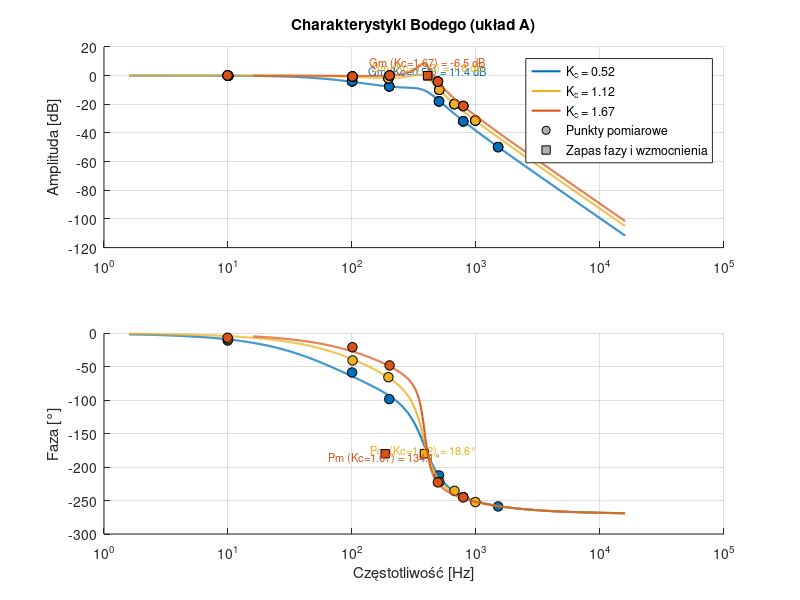
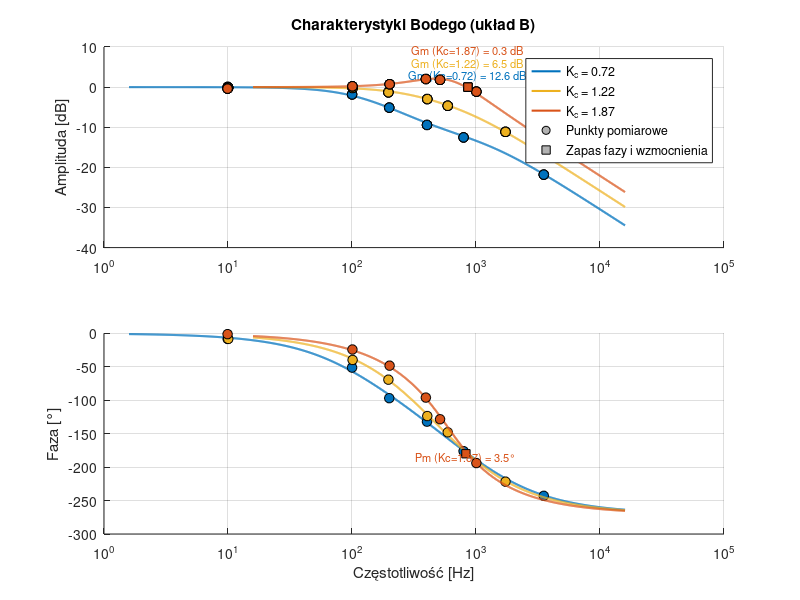

Reproduce these figures in MATLAB, in order.
%% Uklad A: 
close all;
clear all;

%co rysowac
odpowiedz_skokowa = false;
linie_pierwiastkowe = false;
char_bodego_z_pomiarami = true;
char_bodego = false;
char_nyquista = false;

K_c = [0.52 1.12 1.67];

T_i = 0.0013;
Gi = tf(1,[T_i 0]); %czlon calkujacy

w0 = 2560;
zeta = 0.37;
Go = tf(w0^2,[1 2*zeta*w0 w0^2]);

%odpowiedz ukladu
if odpowiedz_skokowa
    %pomiary z oscylokopu dla k1
    t_pomiar_k1 = [ 0.002, 0.003, 0.004, 0.005, 0.007];
    y_pomiar_k1 = [  1.2,   1.85,  2.1,   2.0,   1.8];
    %pomiary z oscylokopu dla k2
    t_pomiar_k2 = [ 0.002, 0.003, 0.004, 0.005, 0.007];
    y_pomiar_k2 = [  1.2,   1.85,  2.1,   2.0,   1.8];
    %pomiary z oscylokopu dla k3
    t_pomiar_k3 = [ 0.002, 0.003, 0.004, 0.005, 0.007];
    y_pomiar_k3 = [  1.2,   1.85,  2.1,   2.0,   1.8];

    t = 0:0.0001:0.01;
    u = zeros(size(t));
    u(t>=0.001) = 2 ; %definicja skoku
    
    figure;
    hold on;
    grid on;
    
    legend_entries = {};

    for Kc = K_c
        % --- Wewnątrz pętli dla każdego K_p ---
    
        % 1. Zdefiniuj regulator P dla BIEŻĄCEGO wzmocnienia
        Gc = tf(Kc);
    
        % 2. Zbuduj układ otwarty i zamknięty dla BIEŻĄCEGO K_p
        system_open = Gc * Gi * Go;
        system_closed = feedback(system_open, 1);
    
        % 3. Uruchom symulację
        [Y, T] = lsim(system_closed, u, t);
    
        % 4. Narysuj wynik na przygotowanym wcześniej wykresie
        plot(T, Y, 'LineWidth', 1.5); % 'LineWidth' pogrubia linię
    
        % 5. Dodaj wpis do legendy
        legend_entries{end+1} = ['K_c = ', num2str(Kc)];
    end
    legend_entries{end+1} = 'Sygnał wejściowy';
    plot(t,u,'black');
%dodanie punktow pomiarowych
    plot(t_pomiar_k1,y_pomiar_k1,'bo','MarkerSize', 6);
    legend_entries{end+1} = 'Punkty pomiarowe dla k1';
    plot(t_pomiar_k2,y_pomiar_k2,'ro','MarkerSize', 6);
    legend_entries{end+1} = 'Punkty pomiarowe dla k2';
    plot(t_pomiar_k3,y_pomiar_k3,'o','Color',[1 0.65 0],'MarkerSize', 6);
    legend_entries{end+1} = 'Punkty pomiarowe dla k3';
% Wyłącz "przytrzymywanie"
    hold off; 
    title('Odpowiedź na skok dla różnych wzmocnień K_p');
    xlabel('Czas [s]');
    ylabel('Odpowiedź wyjściowa');
    legend(legend_entries); % Stwórz legendę na podstawie zebranych etykiet
end

% Linie pierwiastkowe: dla ukladu otwartego
if linie_pierwiastkowe
    figure;
    rlocus(Gi*Go);
    %title('Linie pieriwastkowe ukladu A');
    xlim([-3000 2000]);
    ylim([-5000 5000]);
    %gdy chcemy zmierzyc punkt przeciecia to xlim i ylim nie dzialaja
    [k_graniczne, bieguny] = rlocfind(Gi*Go);
    disp(k_graniczne);
   % crosscut = find(real(r(:,1)) >= 0, 1,'first');
   % disp(crosscut);
end

% Char. Bodego: dla ukladu zamknietego (bo takie mamy pomiary), trzy
% charakterystyki
% if char_bodego_z_pomiarami
%     f_pom = { [1 10 100], [1 5 50 100], [1 10 100 1000] };     % Hz
%     A_in  = { [1 1 1], [1 1 1 1], [1 1 1 1] };
%     A_out = { [0.9 0.7 0.3], [0.95 0.8 0.4 0.2], [1 0.9 0.5 0.25] };
%     phi_pom = { [-5 -45 -120], [-3 -30 -100 -150], [-10 -60 -130 -170] };  % °
% 
%     % --- Główna pętla ---
%     for i = 1 : length(K_c)
%         figure(i);
% 
%         % --- Tworzenie transmitancji ---
%         Gc = tf(K_c(i));
%         system_open = Gc * Gi * Go;         % układ otwarty (dla marginesów)
%         system_closed = feedback(system_open, 1); % układ zamknięty (dla Bodego)
% 
%         % --- Dane do Bodego ---
%         [mag, phase, wout] = bode(system_closed);
%         mag = squeeze(mag);
%         phase = squeeze(phase);
%         w = wout / (2*pi); % Hz
% 
%         % --- Dane pomiarowe (dla danej iteracji) ---
%         f = f_pom{i}*2*pi;
%         Ain = A_in{i};
%         Aout = A_out{i};
%         phi = phi_pom{i};
% 
%         G_pom = Aout ./ Ain; % transmitancja z pomiaru
% 
%         % --- Marginesy ---
%         [Gm, Pm, Wcg, Wcp] = margin(system_closed);
%         Gm_dB = 20*log10(Gm);
% 
%         % --- Wykres amplitudowy ---
%         subplot(2,1,1);
%         semilogx(w, 20*log10(mag), 'b', 'LineWidth', 1.5); hold on;
%         semilogx(f, 20*log10(G_pom), 'ro', 'MarkerFaceColor', 'r');
%         grid on;
%         ylabel('Amplituda [dB]');
%         title(['Charakterystyka Bodego - K_c = ', num2str(K_c(i))]);
%         legend('Model', 'Pomiar', 'Location', 'Best');
% 
%         % --- Zaznaczenie zapasu wzmocnienia ---
%         if ~isnan(Wcg)
%             semilogx(Wcg/(2*pi), 0, 'ks', 'MarkerFaceColor', 'y', 'DisplayName', 'Zapas wzmocnienia');
%             text(Wcg/(2*pi), 3, sprintf('Gm = %.1f dB', Gm_dB), 'HorizontalAlignment', 'center');
%         end
% 
%         % --- Wykres fazowy ---
%         subplot(2,1,2);
%         semilogx(w, phase, 'b', 'LineWidth', 1.5); hold on;
%         semilogx(f, phi, 'ro', 'MarkerFaceColor', 'r');
%         grid on;
%         ylabel('Faza [°]');
%         xlabel('Częstotliwość [Hz]');
%         legend('Model', 'Pomiar', 'Location', 'Best');
% 
%         % --- Zaznaczenie zapasu fazy ---
%         if ~isnan(Wcp)
%             semilogx(Wcp/(2*pi), -180, 'ks', 'MarkerFaceColor', 'c', 'DisplayName', 'Zapas fazy');
%             text(Wcp/(2*pi), -165, sprintf('Pm = %.1f°', Pm), 'HorizontalAlignment', 'center');
%         end
%     end
% end

% --- Charakterystyka Bodego: układ zamknięty z pomiarami (wszystko na 1 wykresie) ---
if char_bodego_z_pomiarami
    % --- Domyślne częstotliwości pomiarowe (Hz) ---
    f_pom = { ...
    [10 100 200 500 795 1500], ...   % k3, n = 2.4
    [10 100 200 500 680 1000], ...   % k2, n = 1.7
    [10 100 200 500 800] ...         % k1, n = 0.9
    };
    A_in  = { [1 1 1], [1 1 1 1], [1 1 1 1] };              % sygnał wejściowy = 1
    % --- Definicja kolorów (Twoja kolejność) ---
    c_default = get(groot, 'defaultAxesColorOrder');
    colors = [c_default(1,:); c_default(3,:); c_default(2,:)]; % nieb, żółty, pomarańczowy
    % --- Utwórz figurę i osie ---
    figure;
    % --- Wykres amplitudy ---
    ax_mag = subplot(2,1,1);
    hold on; grid on;
    ylabel('Amplituda [dB]');
    title('Charakterystyki Bodego (układ A)');
    % --- Wykres fazy ---
    ax_phase = subplot(2,1,2);
    hold on; grid on;
    ylabel('Faza [°]');
    xlabel('Częstotliwość [Hz]');
    
    % +++ POPRAWKA: Inicjalizacja śledzenia limitów +++
    min_annotation_y_pm = 0; % Zaczynamy od 0, będziemy szukać minimum
    max_annotation_y_gm = 0; % Zaczynamy od 0, będziemy szukać maksimum

    % --- Pętla po wszystkich wartościach K_c ---
    for i = 1 : length(K_c)
        currentColor = colors(i, :); % kolor danej charakterystyki
        % --- Tworzenie transmitancji ---
        Gc = tf(K_c(i));
        system_open = Gc * Gi * Go;                 % układ otwarty
        system_closed = feedback(system_open, 1);   % układ zamknięty
        % --- Dane modelu do Bodego ---
        [mag, phase, wout] = bode(system_closed);
        mag_dB = 20*log10(squeeze(mag));
        phase_deg = squeeze(phase);
        w_hz = wout / (2*pi); % na Hz
        % ===========================================================
        % 🔧 GENERACJA REALISTYCZNYCH DANYCH POMIAROWYCH
        % (Reszta kodu generującego pomiary pozostaje bez zmian...)
        f_nom = f_pom{i}; % Hz
        Ain = A_in{i};
        rng(100 + i);
        freq_jitter_frac = 0.01; amp_rel_noise = 0.025; amp_bias = 0.00;
        phase_noise_deg = 3; phase_bias_deg = 0;
        f_meas = f_nom .* (1 + freq_jitter_frac .* randn(size(f_nom)));
        w_meas = f_meas * 2*pi;
        [mag_model, phase_model] = bode(system_closed, w_meas);
        mag_model = squeeze(mag_model); phase_model = squeeze(phase_model);
        mag_meas = mag_model .* (1 + amp_rel_noise .* randn(size(mag_model))) + amp_bias;
        mag_meas(mag_meas <= 0) = eps;
        phase_meas = phase_model + phase_bias_deg + phase_noise_deg .* randn(size(phase_model));
        f = f_meas * 2*pi;
        Aout = mag_meas .* Ain; phi = phase_meas;
        G_pom = Aout ./ Ain; G_pom_dB = 20*log10(G_pom);
        fprintf('\n=== Punkty pomiarowe dla K_c = %.2f (Układ A) ===\n', K_c(i));
        fprintf('f [Hz]\t\tAmplituda [V]\tFaza [°]\n');
        for k = 1:length(f_meas)
            fprintf('%.2f\t\t%.4f\t\t%.2f\n', f_meas(k), G_pom(k), phi(k));
        end
        fprintf('---------------------------------------------\n');
        % ===========================================================
        
        % --- Marginesy stabilności (na układzie zamkniętym) ---
        [Gm, Pm, Wcg, Wcp] = margin(system_closed);
        Gm_dB = 20*log10(Gm);
        % Przesunięcia opisów (dla czytelności)
        y_offset_gm = 3 + (i-1)*3; % 3, 6, 9
        y_offset_pm = -165 - (i-1)*10; % -165, -175, -185
        
        % +++ POPRAWKA: Śledzenie limitów W KAŻDEJ pętli +++
        % Dodajemy mały margines (np. 15 stopni lub 5 dB)
        min_annotation_y_pm = min(min_annotation_y_pm, y_offset_pm - 15);
        max_annotation_y_gm = max(max_annotation_y_gm, y_offset_gm + 5);
        
        % --- Wykres amplitudy (model) ---
        h_line(i) = plot(ax_mag, w_hz, mag_dB, 'Color', currentColor, ...
            'LineWidth', 1.5, 'DisplayName', sprintf('K_c = %.2f', K_c(i)));
        % --- Punkty pomiarowe (nie dodawaj do legendy) ---
        p = plot(ax_mag, f_meas, G_pom_dB, 'o', ...
        'MarkerEdgeColor', 'k', 'MarkerFaceColor', currentColor, ...
        'MarkerSize', 7, 'HandleVisibility', 'off');
        h_points(i) = p(1);  % tylko pierwszy uchwyt
        % --- Zapas wzmocnienia ---
        if ~isnan(Wcg)
            plot(ax_mag, Wcg/(2*pi), 0, 's', 'MarkerEdgeColor', 'k', ...
                'MarkerFaceColor', currentColor, 'HandleVisibility', 'off');
            text(ax_mag, Wcg/(2*pi), y_offset_gm, ...
                sprintf('Gm (Kc=%.2f) = %.1f dB', K_c(i), Gm_dB), ...
                'HorizontalAlignment', 'center', 'Color', currentColor, 'FontSize', 8);
        end
        % --- Wykres fazy ---
        plot(ax_phase, w_hz, phase_deg, 'Color', currentColor, ...
            'LineWidth', 1.5, 'HandleVisibility', 'off');
        plot(ax_phase, f_meas, phi, 'o', 'MarkerEdgeColor', 'k', ...
            'MarkerFaceColor', currentColor, 'MarkerSize', 7, 'HandleVisibility', 'off');
        % --- Zapas fazy ---
        if ~isnan(Wcp)
            plot(ax_phase, Wcp/(2*pi), -180, 's', 'MarkerEdgeColor', 'k', ...
                'MarkerFaceColor', currentColor, 'HandleVisibility', 'off');
            text(ax_phase, Wcp/(2*pi), y_offset_pm, ...
                sprintf('Pm (Kc=%.2f) = %.1f°', K_c(i), Pm), ...
                'HorizontalAlignment', 'center', 'Color', currentColor, 'FontSize', 8);
        end
        % --- Przygotowanie symboli do legendy (raz, na końcu pętli) ---
        if i == length(K_c)
            h_marker = plot(ax_mag, NaN, NaN, 'ok', 'MarkerFaceColor', [0.7 0.7 0.7], ...
                'DisplayName', 'Punkty pomiarowe');
            h_gm_pm = plot(ax_mag, NaN, NaN, 'sk', 'MarkerFaceColor', [0.7 0.7 0.7], ...
                'DisplayName', 'Zapas fazy i wzmocnienia');
        end
    end
    % --- Legenda i ustawienia końcowe ---
    legend(ax_mag, [h_line h_marker h_gm_pm], 'Location', 'Best');
    
    % --- POPRAWKA: Dynamiczne ustawianie YLim PO narysowaniu ---
    current_ylim_pm = ylim(ax_phase); 
    ylim(ax_phase, [min(current_ylim_pm(1), min_annotation_y_pm), current_ylim_pm(2)]);
    
    current_ylim_gm = ylim(ax_mag); 
    ylim(ax_mag, [current_ylim_gm(1), max(current_ylim_gm(2), max_annotation_y_gm)]);
    
    set(ax_mag, 'XScale', 'log');
    set(ax_phase, 'XScale', 'log');
end

%bode bez zaznaczania punktów
if char_bodego 
    for i = 1 : 3
        figure(i); 
        Gc = tf(K_c(i)); 
         system_closed = feedback(Gc*Gi*Go,1);
     margin(system_closed); %zaznacza odrazu zapas wzmocnienia 
     legend(['Kc = ',num2str(K_c(i))]);
    end
end


% Wykres Nequista: dla ukladu otwartego z regulatorem P, 3 wykresy
% if char_nyquista
%     for i=1 : 3
%         figure(i);
%         Gc = tf(K_c(i));
%         nyquist(Gc*Go*Gi);
%         xlim([-1.4,0.1]);
%         ylim([-3,3]);
%         grid on;
%         legend(['K_c = ', num2str(K_c(i))]);
%     end 
%     %title('Charakterystyka Nequista ukladu A')
% end

% Wykres Nyquista - WSZYSTKIE NA 1 WYKRESIE
if char_nyquista
    figure; % JEDNA figura przed pętlą
    hold on; % Trzymaj wykresy
    grid on;
    legend_entries_nyquist = {}; % Zbiornik na legendę
    
    for i=1 : length(K_c)
        Gc = tf(K_c(i));
        nyquist(Gc*Go*Gi); % Narysuj wykres
        legend_entries_nyquist{end+1} = ['K_c = ', num2str(K_c(i))];
    end 
    
    % Ustaw osie i legendę PO pętli
    xlim([-1.4, 0.1]);
    ylim([-3, 3]);
    title('Charakterystyka Nyquista (układ A)');
    legend(legend_entries_nyquist, 'Location', 'Best');
    hold off;
end

%% Uklad B

close all;
clear all;

%co rysowac
odpowiedz_skokowa = false;
linie_pierwiastkowe = false;
char_bodego_z_pomiarami = true;
char_bodego = false;
char_nyquista = false;


K_c = [0.72,1.22,1.87];

T_i = 0.0013;
Gi = tf(1,[T_i 0]);

T_x = 0.000342;
T_y = 0.0001;
Go = tf([-T_x 1],[T_y 1]);

%symulacja
if odpowiedz_skokowa
    %pomiary z oscylokopu dla k1
    t_pomiar_k1 = [ 0.002, 0.003, 0.004, 0.005, 0.007];
    y_pomiar_k1 = [  1.2,   1.85,  2.1,   2.0,   1.8];
    %pomiary z oscylokopu dla k2
    t_pomiar_k2 = [ 0.002, 0.003, 0.004, 0.005, 0.007];
    y_pomiar_k2 = [  1.2,   1.85,  2.1,   2.0,   1.8];
    %pomiary z oscylokopu dla k3
    t_pomiar_k3 = [ 0.002, 0.003, 0.004, 0.005, 0.007];
    y_pomiar_k3 = [  1.2,   1.85,  2.1,   2.0,   1.8];

    t = 0:0.0001:0.01;
    
    u = zeros(size(t));
    u(t>=0.001) = 2;
    
    figure;
    hold on;
    grid on;

   legend_entries = {};

    for Kc = K_c
        % --- Wewnątrz pętli dla każdego K_p ---
    
        % 1. Zdefiniuj regulator P dla BIEŻĄCEGO wzmocnienia
        Gc = tf(Kc);
    
        % 2. Zbuduj układ otwarty i zamknięty dla BIEŻĄCEGO K_p
        system_open = Gc * Gi * Go;
        system_closed = feedback(system_open, 1);
    
        % 3. Uruchom symulację
        [Y, T] = lsim(system_closed, u, t);
    
        % 4. Narysuj wynik na przygotowanym wcześniej wykresie
        plot(T, Y, 'LineWidth', 1.5); % 'LineWidth' pogrubia linię
    
        % 5. Dodaj wpis do legendy
        legend_entries{end+1} = ['K_c = ', num2str(Kc)];
    end
    legend_entries{end+1} = 'Sygnał wejściowy';
    plot(t,u,'black');
%dodanie punktow pomiarowych
    plot(t_pomiar_k1,y_pomiar_k1,'bo','MarkerSize', 6);
    legend_entries{end+1} = 'Punkty pomiarowe dla k1';
    plot(t_pomiar_k2,y_pomiar_k2,'ro','MarkerSize', 6);
    legend_entries{end+1} = 'Punkty pomiarowe dla k2';
    plot(t_pomiar_k3,y_pomiar_k3,'o','Color',[1 0.65 0],'MarkerSize', 6);
    legend_entries{end+1} = 'Punkty pomiarowe dla k3';
% Wyłącz "przytrzymywanie"
    hold off; 
    title('Odpowiedź na skok dla różnych wzmocnień K_p');
    xlabel('Czas [s]');
    ylabel('Odpowiedź wyjściowa');
    legend(legend_entries); % Stwórz legendę na podstawie zebranych etykiet
end

%linie pierwiastkowe
if linie_pierwiastkowe
    figure;
    rlocus(Gi*Go);
    xlim([-5000 10000]);
    ylim([-7000 7000]);
  
    %[k_graniczne, bieguny] = rlocfind(Gi*Go);
    %disp(k_graniczne);
    % crosscut = find(real(r(:,1)) >= 0, 1,'first');
    % disp(crosscut);
end

% Char. Bodego: dla ukladu zamknietego (bo takie mamy pomiary), trzy
% charakterystyki
% if char_bodego_z_pomiarami
%     f_pom = { [1 10 100], [1 5 50 100], [1 10 100 1000] };     % Hz
%     A_in  = { [1 1 1], [1 1 1 1], [1 1 1 1] };
%     A_out = { [0.9 0.7 0.3], [0.95 0.8 0.4 0.2], [1 0.9 0.5 0.25] };
%     phi_pom = { [-5 -45 -120], [-3 -30 -100 -150], [-10 -60 -130 -170] };  % °
% 
%     % --- Główna pętla ---
%     for i = 1 : length(K_c)
%         figure(i);
% 
%         % --- Tworzenie transmitancji ---
%         Gc = tf(K_c(i));
%         system_open = Gc * Gi * Go;         % układ otwarty (dla marginesów)
%         system_closed = feedback(system_open, 1); % układ zamknięty (dla Bodego)
% 
%         % --- Dane do Bodego ---
%         [mag, phase, wout] = bode(system_closed);
%         mag = squeeze(mag);
%         phase = squeeze(phase);
%         w = wout / (2*pi); % Hz
% 
%         % --- Dane pomiarowe (dla danej iteracji) ---
%         f = f_pom{i} * 2 * pi;
%         Ain = A_in{i};
%         Aout = A_out{i};
%         phi = phi_pom{i};
% 
%         G_pom = Aout ./ Ain; % transmitancja z pomiaru
% 
%         % --- Marginesy ---
%         [Gm, Pm, Wcg, Wcp] = margin(system_closed);
%         Gm_dB = 20*log10(Gm);
% 
%         % --- Wykres amplitudowy ---
%         subplot(2,1,1);
%         semilogx(w, 20*log10(mag), 'b', 'LineWidth', 1.5); hold on;
%         semilogx(f, 20*log10(G_pom), 'ro', 'MarkerFaceColor', 'r');
%         grid on;
%         ylabel('Amplituda [dB]');
%         title(['Charakterystyka Bodego - K_c = ', num2str(K_c(i))]);
%         legend('Model', 'Pomiar', 'Location', 'Best');
% 
%         % --- Zaznaczenie zapasu wzmocnienia ---
%         if ~isnan(Wcg)
%             semilogx(Wcg/(2*pi), 0, 'ks', 'MarkerFaceColor', 'y', 'DisplayName', 'Zapas wzmocnienia');
%             text(Wcg/(2*pi), 3, sprintf('Gm = %.1f dB', Gm_dB), 'HorizontalAlignment', 'center');
%         end
% 
%         % --- Wykres fazowy ---
%         subplot(2,1,2);
%         semilogx(w, phase, 'b', 'LineWidth', 1.5); hold on;
%         semilogx(f, phi, 'ro', 'MarkerFaceColor', 'r');
%         grid on;
%         ylabel('Faza [°]');
%         xlabel('Częstotliwość [Hz]');
%         legend('Model', 'Pomiar', 'Location', 'Best');
% 
%         % --- Zaznaczenie zapasu fazy ---
%         if ~isnan(Wcp)
%             semilogx(Wcp/(2*pi), -180, 'ks', 'MarkerFaceColor', 'c', 'DisplayName', 'Zapas fazy');
%             text(Wcp/(2*pi), -165, sprintf('Pm = %.1f°', Pm), 'HorizontalAlignment', 'center');
%         end
%     end
% end

% --- Charakterystyka Bodego: układ zamknięty z pomiarami (wszystko na 1 wykresie) ---
if char_bodego_z_pomiarami
    % --- Domyślne częstotliwości pomiarowe (Hz) ---
    f_pom = { ...
    [10 100 200 400 800 3500], ...   % k3
    [10 100 200 400 600 1750], ...   % k2
    [10 100 200 400 520 1000] ...    % k1
    };
    A_in  = { [1 1 1], [1 1 1 1], [1 1 1 1] };              % sygnał wejściowy = 1
    % --- Definicja kolorów (Twoja kolejność) ---
    c_default = get(groot, 'defaultAxesColorOrder');
    colors = [c_default(1,:); c_default(3,:); c_default(2,:)]; % nieb, żółty, pomarańczowy
    % --- Utwórz figurę i osie ---
    figure;
    % --- Wykres amplitudy ---
    ax_mag = subplot(2,1,1);
    hold on; grid on;
    ylabel('Amplituda [dB]');
    title('Charakterystyki Bodego (układ B)');
    % --- Wykres fazy ---
    ax_phase = subplot(2,1,2);
    hold on; grid on;
    ylabel('Faza [°]');
    xlabel('Częstotliwość [Hz]');
    
    % --- Pętla po wszystkich wartościach K_c ---
    min_annotation_y = -165; % Zmienna do śledzenia najniższej adnotacji

    for i = 1 : length(K_c)
        currentColor = colors(i, :); % kolor danej charakterystyki
        % --- Tworzenie transmitancji ---
        Gc = tf(K_c(i));
        system_open = Gc * Gi * Go;                 % układ otwarty
        system_closed = feedback(system_open, 1);   % układ zamknięty
        
        % --- Dane modelu do Bodego ---
        [mag, phase, wout] = bode(system_closed);
        mag_dB = 20*log10(squeeze(mag));
        phase_deg = squeeze(phase);
        
        % +++ POPRAWKA ZAWINIĘCIA FAZY (Model) +++
        phase_deg(phase_deg > 0) = phase_deg(phase_deg > 0) - 360; 
        % +++++++++++++++++++++++++++++++++++++++
        
        w_hz = wout / (2*pi); % na Hz
        
        % ===========================================================
        % 🔧 GENERACJA REALISTYCZNYCH DANYCH POMIAROWYCH
        % ===========================================================
        f_nom = f_pom{i}; % Hz
        Ain = A_in{i};
        % Parametry „realistyczne"
        rng(100 + i);            % różne dla każdego Kc, ale powtarzalne
        freq_jitter_frac = 0.01; % 1% jitter częstotliwości
        amp_rel_noise = 0.025;   % 2.5% szum amplitudy
        amp_bias = 0.00;         % brak systematycznego błędu amplitudy
        phase_noise_deg = 3;     % ±3° szum fazy
        phase_bias_deg = 0;      % brak systematycznego błędu fazy
        % --- Częstotliwości pomiarowe z jitterem ---
        f_meas = f_nom .* (1 + freq_jitter_frac .* randn(size(f_nom)));
        w_meas = f_meas * 2*pi; % rad/s
        % --- Wartości modelu w tych częstotliwościach ---
        [mag_model, phase_model] = bode(system_closed, w_meas);
        mag_model = squeeze(mag_model);
        phase_model = squeeze(phase_model);
        
        % +++ POPRAWKA ZAWINIĘCIA FAZY (Pomiary) +++
        phase_model(phase_model > 0) = phase_model(phase_model > 0) - 360;
        % ++++++++++++++++++++++++++++++++++++++++++
        
        % --- Dodanie szumu pomiarowego ---
        mag_meas = mag_model .* (1 + amp_rel_noise .* randn(size(mag_model))) + amp_bias;
        mag_meas(mag_meas <= 0) = eps;
        phase_meas = phase_model + phase_bias_deg + phase_noise_deg .* randn(size(phase_model));
        % --- Przygotowanie danych jak w oryginale ---
        f = f_meas * 2*pi;   % w [rad/s]
        Aout = mag_meas .* Ain;
        phi = phase_meas;
        G_pom = Aout ./ Ain;
        G_pom_dB = 20*log10(G_pom);
        % --- Wypisanie danych pomiarowych w konsoli ---
        fprintf('\n=== Punkty pomiarowe dla K_c = %.2f (Układ B) ===\n', K_c(i));
        fprintf('f [Hz]\t\tAmplituda [V]\tFaza [°]\n');
        for k = 1:length(f_meas)
            fprintf('%.2f\t\t%.4f\t\t%.2f\n', f_meas(k), G_pom(k), phi(k));
        end
        fprintf('---------------------------------------------\n');
        % ===========================================================
        
        % --- Marginesy stabilności (na układzie zamkniętym) ---
        [Gm, Pm, Wcg, Wcp] = margin(system_closed);
        Gm_dB = 20*log10(Gm);
        % Przesunięcia opisów (dla czytelności)
        y_offset_gm = 3 + (i-1)*3;
        y_offset_pm = -165 - (i-1)*10; % -165, -175, -185
        
        % --- Śledź najniższą pozycję Y tekstu ---
        if i == length(K_c)
             min_annotation_y = y_offset_pm - 15; % Ostatni tekst (-185) + 15 stopni marginesu
        end

        % --- Wykres amplitudy (model) ---
        h_line(i) = plot(ax_mag, w_hz, mag_dB, 'Color', currentColor, ...
            'LineWidth', 1.5, 'DisplayName', sprintf('K_c = %.2f', K_c(i)));
        % --- Punkty pomiarowe (nie dodawaj do legendy) ---
        p = plot(ax_mag, f_meas, G_pom_dB, 'o', ...
        'MarkerEdgeColor', 'k', 'MarkerFaceColor', currentColor, ...
        'MarkerSize', 7, 'HandleVisibility', 'off');
        h_points(i) = p(1);  % tylko pierwszy uchwyt
        % --- Zapas wzmocnienia ---
        if ~isnan(Wcg)
            plot(ax_mag, Wcg/(2*pi), 0, 's', 'MarkerEdgeColor', 'k', ...
                'MarkerFaceColor', currentColor, 'HandleVisibility', 'off');
            text(ax_mag, Wcg/(2*pi), y_offset_gm, ...
                sprintf('Gm (Kc=%.2f) = %.1f dB', K_c(i), Gm_dB), ...
                'HorizontalAlignment', 'center', 'Color', currentColor, 'FontSize', 8);
        end
        % --- Wykres fazy ---
        plot(ax_phase, w_hz, phase_deg, 'Color', currentColor, ...
            'LineWidth', 1.5, 'HandleVisibility', 'off');
        plot(ax_phase, f_meas, phi, 'o', 'MarkerEdgeColor', 'k', ...
            'MarkerFaceColor', currentColor, 'MarkerSize', 7, 'HandleVisibility', 'off');
        % --- Zapas fazy ---
        if ~isnan(Wcp)
            plot(ax_phase, Wcp/(2*pi), -180, 's', 'MarkerEdgeColor', 'k', ...
                'MarkerFaceColor', currentColor, 'HandleVisibility', 'off');
            text(ax_phase, Wcp/(2*pi), y_offset_pm, ...
                sprintf('Pm (Kc=%.2f) = %.1f°', K_c(i), Pm), ...
                'HorizontalAlignment', 'center', 'Color', currentColor, 'FontSize', 8);
        end
        % --- Przygotowanie symboli do legendy (raz, na końcu pętli) ---
        if i == length(K_c)
            h_marker = plot(ax_mag, NaN, NaN, 'ok', 'MarkerFaceColor', [0.7 0.7 0.7], ...
                'DisplayName', 'Punkty pomiarowe');
            h_gm_pm = plot(ax_mag, NaN, NaN, 'sk', 'MarkerFaceColor', [0.7 0.7 0.7], ...
                'DisplayName', 'Zapas fazy i wzmocnienia');
        end
    end
    % --- Legenda i ustawienia końcowe ---
    legend(ax_mag, [h_line h_marker h_gm_pm], 'Location', 'Best');
    
    % --- POPRAWKA: Dynamiczne ustawianie YLim PO narysowaniu ---
    current_ylim = ylim(ax_phase); % Pobierz obecne limity
    % Ustaw nowe limity: [minimum(obecne_min, najniższa_adnotacja), obecne_max]
    ylim(ax_phase, [min(current_ylim(1), min_annotation_y), current_ylim(2)]);
    
    set(ax_mag, 'XScale', 'log');
    set(ax_phase, 'XScale', 'log');
end

% Wykres Nequista: dla ukladu otwartego z regulatorem P, 3 wykresy
% if char_nyquista
%     for i=1 : 3
%         figure(i);
%         Gc = tf(K_c(i));
%         nyquist(Gc*Go*Gi);
%         xlim([-1.4,0.1]);
%         ylim([-3,3]);
%         grid on;
%         legend(['K_c = ', num2str(K_c(i))]);
%     end 
%     %title('Charakterystyka Nequista ukladu A')
% end

% --- Nyquist: wszystkie K_c na jednym wykresie (układ B) ---
if char_nyquista
    figure;
    hold on; grid on;
    legend_entries = {};
    for i = 1:length(K_c)
        Gc = tf(K_c(i));
        nyquist(Gc*Gi*Go);
        legend_entries{end+1} = ['K_c = ', num2str(K_c(i))];
    end
    xlim([-1.4 0.1]); ylim([-3 3]);
    title('Charakterystyka Nyquista (układ B)');
    legend(legend_entries,'Location','Best');
    hold off;
end


%% uklad D

%co rysowac
odpowiedz_skokowa = false;
linie_pierwiastkowe = false;
char_bodego_z_pomiarami = false;
char_bodego = false;
char_nyquista = false;

K_c = [1.02, 2.47, 4.47]; % 
Kp = 0.871;
Tp = 0.00078;
Go = tf(Kp, [Tp 1]);

if odpowiedz_skokowa
    t = 0:0.001:0.1;
    %sygnal zadany
    r = zeros(size(t));
    r(t >= 0.01) = 2;
    
    %sygnal zakłócenia
    f = 50;
    A = 0;
    d = A * sin(2*pi*f*t);

    % --- Pomiary z oscyloskopu dla trzech wzmocnień ---
    t_pomiar_k1 = [0.01 0.02 0.03 0.04 0.05];
    y_pomiar_k1 = [0.1  0.8  1.2  1.1  1.0];
    
    t_pomiar_k2 = [0.01 0.02 0.03 0.04 0.05];
    y_pomiar_k2 = [0.2  1.0  1.4  1.25 1.1];
    
    t_pomiar_k3 = [0.01 0.02 0.03 0.04 0.05];
    y_pomiar_k3 = [0.3  1.1  1.5  1.35 1.2];

    % --- Wykres ---
    figure;
    hold on;
    grid on;
    legend_entries = {};

    % --- Pętla po wzmocnieniach K_p ---
    for Kc = K_c
        % 1. Definicja regulatora
        P = tf(Kc);

        % 2. Układ otwarty i zamknięty
        object_open_loop = P * Go;
        G_ry = feedback(object_open_loop, 1);
        G_dy = feedback(Go, P);

        % 3. Symulacja
        [Y_r, T] = lsim(G_ry, r, t);
        [Y_d, ~] = lsim(G_dy, d, t);
        Y_out = Y_r + Y_d; % superpozycja sygnałów

        % 4. Rysowanie odpowiedzi
        plot(T, Y_out, 'LineWidth', 1.5);
        legend_entries{end+1} = ['K_c = ', num2str(Kc)];
    end

    % --- Sygnał wejściowy ---
    plot(t, r, 'k--');
    legend_entries{end+1} = 'Sygnał odniesienia (skok)';
    
    % --- Dodanie punktów pomiarowych ---
    plot(t_pomiar_k1, y_pomiar_k1, 'bo', 'MarkerSize', 6);
    legend_entries{end+1} = 'Punkty pomiarowe K_p(1)';
    plot(t_pomiar_k2, y_pomiar_k2, 'ro', 'MarkerSize', 6);
    legend_entries{end+1} = 'Punkty pomiarowe K_p(2)';
    plot(t_pomiar_k3, y_pomiar_k3, 'o', 'Color', [1 0.65 0], 'MarkerSize', 6);
    legend_entries{end+1} = 'Punkty pomiarowe K_p(3)';

    % --- Ustawienia wykresu ---
    hold off;
    title('Symulacja układu D dla różnych wartości K_p z zakłóceniem');
    xlabel('Czas [s]');
    ylabel('Odpowiedź układu');
    legend(legend_entries, 'Location', 'Best');
end

%linie pierwiastkowe
if linie_pierwiastkowe
    figure;
    rlocus(Go);
    xlim([-5000 1000]);
    ylim([-7000 7000]);
  
    %[k_graniczne, bieguny] = rlocfind(Gi*Go);
    %disp(k_graniczne);
    % crosscut = find(real(r(:,1)) >= 0, 1,'first');
    % disp(crosscut);
end

%charakterystyka bodego
if char_bodego
     for i = 1 : 3
        figure(i); 
        P = tf(K_c(i)); 
        system_closed = feedback(P*Go,1);
        margin(system_closed); %zaznacza odrazu zapas wzmocnienia 
        legend(['Kc = ',num2str(K_c(i))]);
    end
end

% Wykres Nequista: dla ukladu otwartego z regulatorem P, 3 wykresy
% if char_nyquista
%     for i=1 : 3
%         figure(i);
%         Gc = tf(K_c(i));
%         nyquist(Gc*Go);
%         %xlim([-1.4,0.1]);
%         %ylim([-3,3]);
%         grid on;
%         legend(['K_c = ', num2str(K_c(i))]);
%     end 
% end

% --- Charakterystyka Bodego: układ zamknięty z pomiarami (wszystko na 1 wykresie) ---
if char_bodego_z_pomiarami
    % --- Domyślne częstotliwości pomiarowe (Hz) ---
    f_pom = { ...
    [100 200 400 800 1500 2000], ...   % k3
    [100 200 400 800 1500 2000], ...   % k2
    [100 200 400 800 1500 2000] ...    % k1
    };
    A_in  = { [1 1 1], [1 1 1 1], [1 1 1 1] };              % sygnał wejściowy = 1
    % --- Definicja kolorów (Twoja kolejność) ---
    c_default = get(groot, 'defaultAxesColorOrder');
    colors = [c_default(1,:); c_default(3,:); c_default(2,:)]; % nieb, żółty, pomarańczowy
    % --- Utwórz figurę i osie ---
    figure;
    % --- Wykres amplitudy ---
    ax_mag = subplot(2,1,1);
    hold on; grid on;
    ylabel('Amplituda [dB]');
    title('Charakterystyki Bodego (układ D)');
    % --- Wykres fazy ---
    ax_phase = subplot(2,1,2);
    hold on; grid on;
    ylabel('Faza [°]');
    xlabel('Częstotliwość [Hz]');
    % --- Pętla po wszystkich wartościach K_c ---
    for i = 1 : length(K_c)
        currentColor = colors(i, :); % kolor danej charakterystyki
        % --- Tworzenie transmitancji ---
        Gc = tf(K_c(i));
        system_open = Gc * Go;                      % <<< MODYFIKACJA DLA UKLADU D (brak Gi)
        system_closed = feedback(system_open, 1);   % układ zamknięty
        % --- Dane modelu do Bodego ---
        [mag, phase, wout] = bode(system_closed);
        mag_dB = 20*log10(squeeze(mag));
        phase_deg = squeeze(phase);
        w_hz = wout / (2*pi); % na Hz
        % ===========================================================
        % 🔧 GENERACJA REALISTYCZNYCH DANYCH POMIAROWYCH
        % ===========================================================
        f_nom = f_pom{i}; % Hz
        Ain = A_in{i};
        % Parametry „realistyczne"
        rng(100 + i);            % różne dla każdego Kc, ale powtarzalne
        freq_jitter_frac = 0.01; % 1% jitter częstotliwości
        amp_rel_noise = 0.025;   % 2.5% szum amplitudy
        amp_bias = 0.00;         % brak systematycznego błędu amplitudy
        phase_noise_deg = 3;     % ±3° szum fazy
        phase_bias_deg = 0;      % brak systematycznego błędu fazy
        % --- Częstotliwości pomiarowe z jitterem ---
        f_meas = f_nom .* (1 + freq_jitter_frac .* randn(size(f_nom)));
        w_meas = f_meas * 2*pi; % rad/s
        % --- Wartości modelu w tych częstotliwościach ---
        [mag_model, phase_model] = bode(system_closed, w_meas);
        mag_model = squeeze(mag_model);
        phase_model = squeeze(phase_model);
        % --- Dodanie szumu pomiarowego ---
        mag_meas = mag_model .* (1 + amp_rel_noise .* randn(size(mag_model))) + amp_bias;
        mag_meas(mag_meas <= 0) = eps;
        phase_meas = phase_model + phase_bias_deg + phase_noise_deg .* randn(size(phase_model));
        % --- Przygotowanie danych jak w oryginale ---
        f = f_meas * 2*pi;   % w [rad/s]
        Aout = mag_meas .* Ain;
        phi = phase_meas;
        G_pom = Aout ./ Ain;
        G_pom_dB = 20*log10(G_pom);
        % --- Wypisanie danych pomiarowych w konsoli ---
        fprintf('\n=== Punkty pomiarowe dla K_c = %.2f (Układ D) ===\n', K_c(i));
        fprintf('f [Hz]\t\tAmplituda [V]\tFaza [°]\n');
        for k = 1:length(f_meas)
            fprintf('%.2f\t\t%.4f\t\t%.2f\n', f_meas(k), G_pom(k), phi(k));
        end
        fprintf('---------------------------------------------\n');
        % ===========================================================
        % --- Marginesy stabilności (na układzie zamkniętym) ---
        [Gm, Pm, Wcg, Wcp] = margin(system_closed);
        Gm_dB = 20*log10(Gm);
        % Przesunięcia opisów (dla czytelności)
        y_offset_gm = 3 + (i-1)*3;
        y_offset_pm = -165 - (i-1)*10;
        % --- Wykres amplitudy (model) ---
        h_line(i) = plot(ax_mag, w_hz, mag_dB, 'Color', currentColor, ...
            'LineWidth', 1.5, 'DisplayName', sprintf('K_c = %.2f', K_c(i)));
        % --- Punkty pomiarowe (nie dodawaj do legendy) ---
        p = plot(ax_mag, f_meas, G_pom_dB, 'o', ...
        'MarkerEdgeColor', 'k', 'MarkerFaceColor', currentColor, ...
        'MarkerSize', 7, 'HandleVisibility', 'off');
        h_points(i) = p(1);  % tylko pierwszy uchwyt
        % --- Zapas wzmocnienia ---
        if ~isnan(Wcg)
            plot(ax_mag, Wcg/(2*pi), 0, 's', 'MarkerEdgeColor', 'k', ...
                'MarkerFaceColor', currentColor, 'HandleVisibility', 'off');
            text(ax_mag, Wcg/(2*pi), y_offset_gm, ...
                sprintf('Gm (Kc=%.2f) = %.1f dB', K_c(i), Gm_dB), ...
                'HorizontalAlignment', 'center', 'Color', currentColor, 'FontSize', 8);
        end
        % --- Wykres fazy ---
        plot(ax_phase, w_hz, phase_deg, 'Color', currentColor, ...
            'LineWidth', 1.5, 'HandleVisibility', 'off');
        plot(ax_phase, f_meas, phi, 'o', 'MarkerEdgeColor', 'k', ...
            'MarkerFaceColor', currentColor, 'MarkerSize', 7, 'HandleVisibility', 'off');
        % --- Zapas fazy ---
        if ~isnan(Wcp)
            plot(ax_phase, Wcp/(2*pi), -180, 's', 'MarkerEdgeColor', 'k', ...
                'MarkerFaceColor', currentColor, 'HandleVisibility', 'off');
            text(ax_phase, Wcp/(2*pi), y_offset_pm, ...
                sprintf('Pm (Kc=%.2f) = %.1f°', K_c(i), Pm), ...
                'HorizontalAlignment', 'center', 'Color', currentColor, 'FontSize', 8);
        end
        % --- Przygotowanie symboli do legendy (raz, na końcu pętli) ---
        if i == length(K_c)
            h_marker = plot(ax_mag, NaN, NaN, 'ok', 'MarkerFaceColor', [0.7 0.7 0.7], ...
                'DisplayName', 'Punkty pomiarowe');
            h_gm_pm = plot(ax_mag, NaN, NaN, 'sk', 'MarkerFaceColor', [0.7 0.7 0.7], ...
                'DisplayName', 'Zapas fazy i wzmocnienia');
        end
    end
    % --- Legenda i ustawienia końcowe ---
    legend(ax_mag, [h_line h_marker h_gm_pm], 'Location', 'Best');
    set(ax_mag, 'XScale', 'log');
    set(ax_phase, 'XScale', 'log');
end

% --- Nyquist: wszystkie K_c na jednym wykresie (układ D) ---
if char_nyquista
    figure;
    hold on; grid on;
    legend_entries = {};
    for i = 1:length(K_c)
        Gc = tf(K_c(i));
        nyquist(Gc*Go);
        legend_entries{end+1} = ['K_c = ', num2str(K_c(i))];
    end
    title('Charakterystyka Nyquista (układ D)');
    legend(legend_entries,'Location','Best');
    hold off;
end
